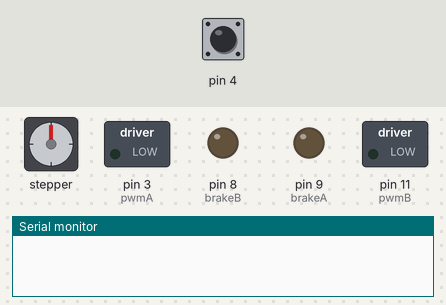
Recording of a sketch running on a simulated Arduino Uno, built with avr-gcc and run on an emulated ATmega328P. Shown: stepper motor, switched loads named in the sketch (green lamp = pin HIGH), output pins drawn as LEDs (lit = HIGH), the last lines printed to the serial monitor. The test bench sets the inputs (shaded band); at power-on: pin 4 HIGH. Stepper angles assume 200 steps per turn.

Above: at 1.2 s.
1.3 s: pin 4 pulled LOW for 0.15 s
At 2.1 s:
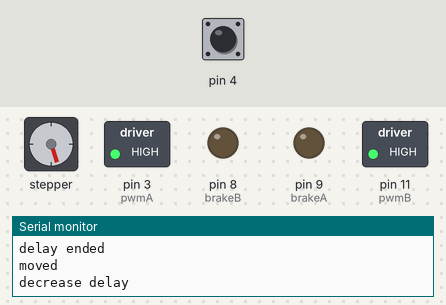
4.3 s: pin 4 pulled LOW for 1 s
At 5.1 s:
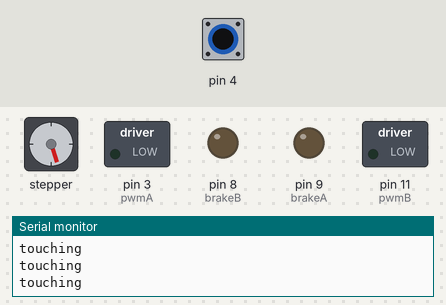
6.8 s: pin 4 pulled LOW for 3.2 s
At 7.5 s:
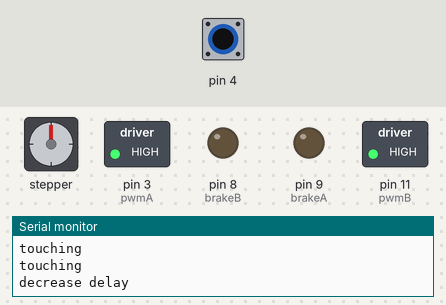
11.5 s: pin 4 pulled LOW for 0.15 s
At 12.7 s:
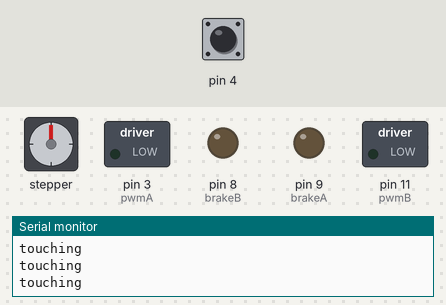
13.1 s: pin 4 driven LOW
At 14.16 s:
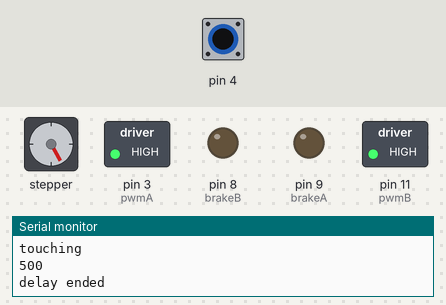
16.1 s: pin 4 driven HIGH
Timing chart, 0 to 66.6 s (numbered marks = the images above; inputs shaded):
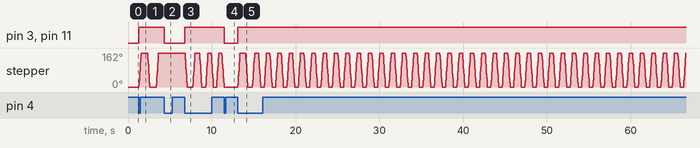

Measured:
- after the input at 1.3 s, pin 3 (pwmA), pin 11 (pwmB): LOW → HIGH at once; stepper: turns 162° clockwise in 0.25 s, then 162° counter-clockwise in 0.25 s, then 162° clockwise in 0.25 s
- after the input at 4.3 s, pin 3 (pwmA), pin 11 (pwmB): HIGH → LOW at once; stepper: stays 162° (without the input it goes to 151° after 0.13 s)
- after the input at 6.8 s, pin 3 (pwmA), pin 11 (pwmB): LOW → HIGH at once; stepper: turns 162° counter-clockwise in 0.25 s, then 162° clockwise in 0.25 s, then 162° counter-clockwise in 0.25 s, then 162° clockwise in 0.25 s, and so on
- after the input at 11.5 s, pin 3 (pwmA), pin 11 (pwmB): HIGH → LOW at once; stepper: stays 0° (without the input it goes to 10° after 0.34 s)
- after the input at 13.1 s, pin 3 (pwmA), pin 11 (pwmB): LOW → HIGH at once; stepper: turns 162° clockwise in 0.25 s, then 162° counter-clockwise in 0.25 s, then 162° clockwise in 0.25 s, then 162° counter-clockwise in 0.25 s

The sketch:

ACAW_Side_Stepper_Delta_3c.ino
```cpp
#include <CapacitiveSensor.h>
#include <Stepper.h>

#include <AccelStepper.h>

CapacitiveSensor cs_2_4 = CapacitiveSensor(2, 4); //10M Resistor between pins 7 and 8, you may also connect an antenna on pin 8
unsigned long csSum;

bool lastReading = false;
bool touching = false;
bool toggled = false;
bool pos = true;

int readingMin = 2000;
int delayIncrement = 600;
int touchIncrement = 50;
int stepIncrement = 90;
int speedIncrement = 100;
int loopInterval = 10;
int maxDelay = 600;

// Define number of steps per revolution:
const int stepsPerRevolution = 200;
// Give the motor control pins names:
const int pwmA = 3;
const int pwmB = 11;
const int brakeA = 9;
const int brakeB = 8;
const int dirA = 12;
const int dirB = 13;

// Initialize the stepper library on the motor shield:
Stepper myStepper = Stepper(stepsPerRevolution, dirA, dirB);

unsigned long timeElapsed = 0;
unsigned long timeElapsedTouch = 0;

void setup() {
  cs_2_4.set_CS_AutocaL_Millis(0xFFFFFFFF); // turns off calibration
  Serial.begin(9600);

  //Set the PWM and brake pins so that the direction pins can be used to control the motor:
  pinMode(pwmA, OUTPUT);
  pinMode(pwmB, OUTPUT);
  pinMode(brakeA, OUTPUT);
  pinMode(brakeB, OUTPUT);

  digitalWrite(pwmA, LOW);
  digitalWrite(pwmB, LOW);
  digitalWrite(brakeA, LOW);
  digitalWrite(brakeB, LOW);

  myStepper.setSpeed(speedIncrement);
}

void loop() {
  delay(loopInterval);
  timeElapsed += loopInterval;
  timeElapsedTouch += loopInterval;
  long cs = cs_2_4.capacitiveSensor(30);
  lastReading = touching;

  if (cs > readingMin) {
    touching = true;
    Serial.println("touching");
  } else {
    touching = false;
  }

  if (touching == true && toggled == false && lastReading == false) {
    toggled = true;
    digitalWrite(pwmA, HIGH);
    digitalWrite(pwmB, HIGH);
    digitalWrite(brakeA, LOW);
    digitalWrite(brakeB, LOW);
    Serial.println("was off, turned on");
  }

  else if (touching == true && toggled == true && lastReading == false) {
    toggled = false;
    digitalWrite(pwmA, LOW);
    digitalWrite(pwmB, LOW);
    digitalWrite(brakeA, LOW);
    digitalWrite(brakeB, LOW);
    delayIncrement = maxDelay;
    Serial.println("was on, turned off");
  }

  // randomize for less 'mechanical' sound = clank... clank, clank!
  if (timeElapsed >= delayIncrement && toggled) {
    // Step quarter revolution in one direction, switch every other
      Serial.println(timeElapsed);
     Serial.println("delay ended");
    if ( pos ) {
      myStepper.step(stepIncrement);
      pos = false;
    } else {
      myStepper.step(-stepIncrement);
      pos = true;
    }

    timeElapsed = 0;
    Serial.println("moved");
  }

  if (timeElapsedTouch >= touchIncrement && toggled and touching) {
    delayIncrement -= 10;
    Serial.println("decrease delay");
    if (delayIncrement < loopInterval) {
      delayIncrement = loopInterval;
    }
    timeElapsedTouch = 0;
  }

  if (toggled == false) {
    delayIncrement = maxDelay;
  }


}
```
